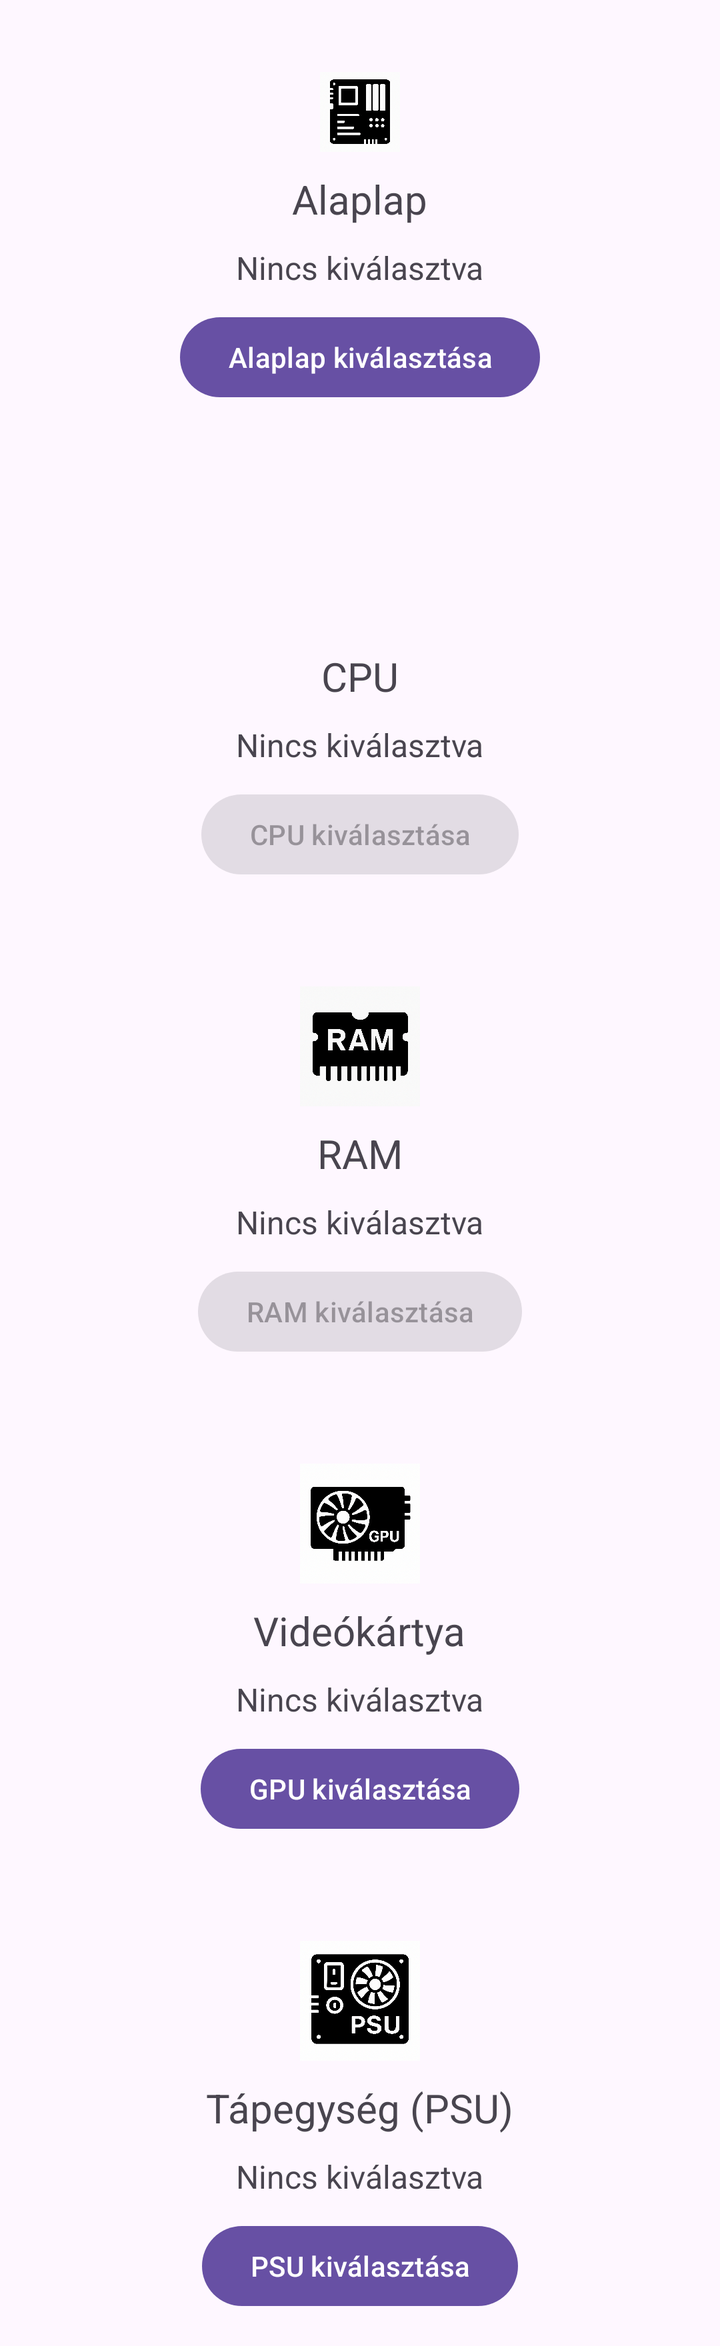
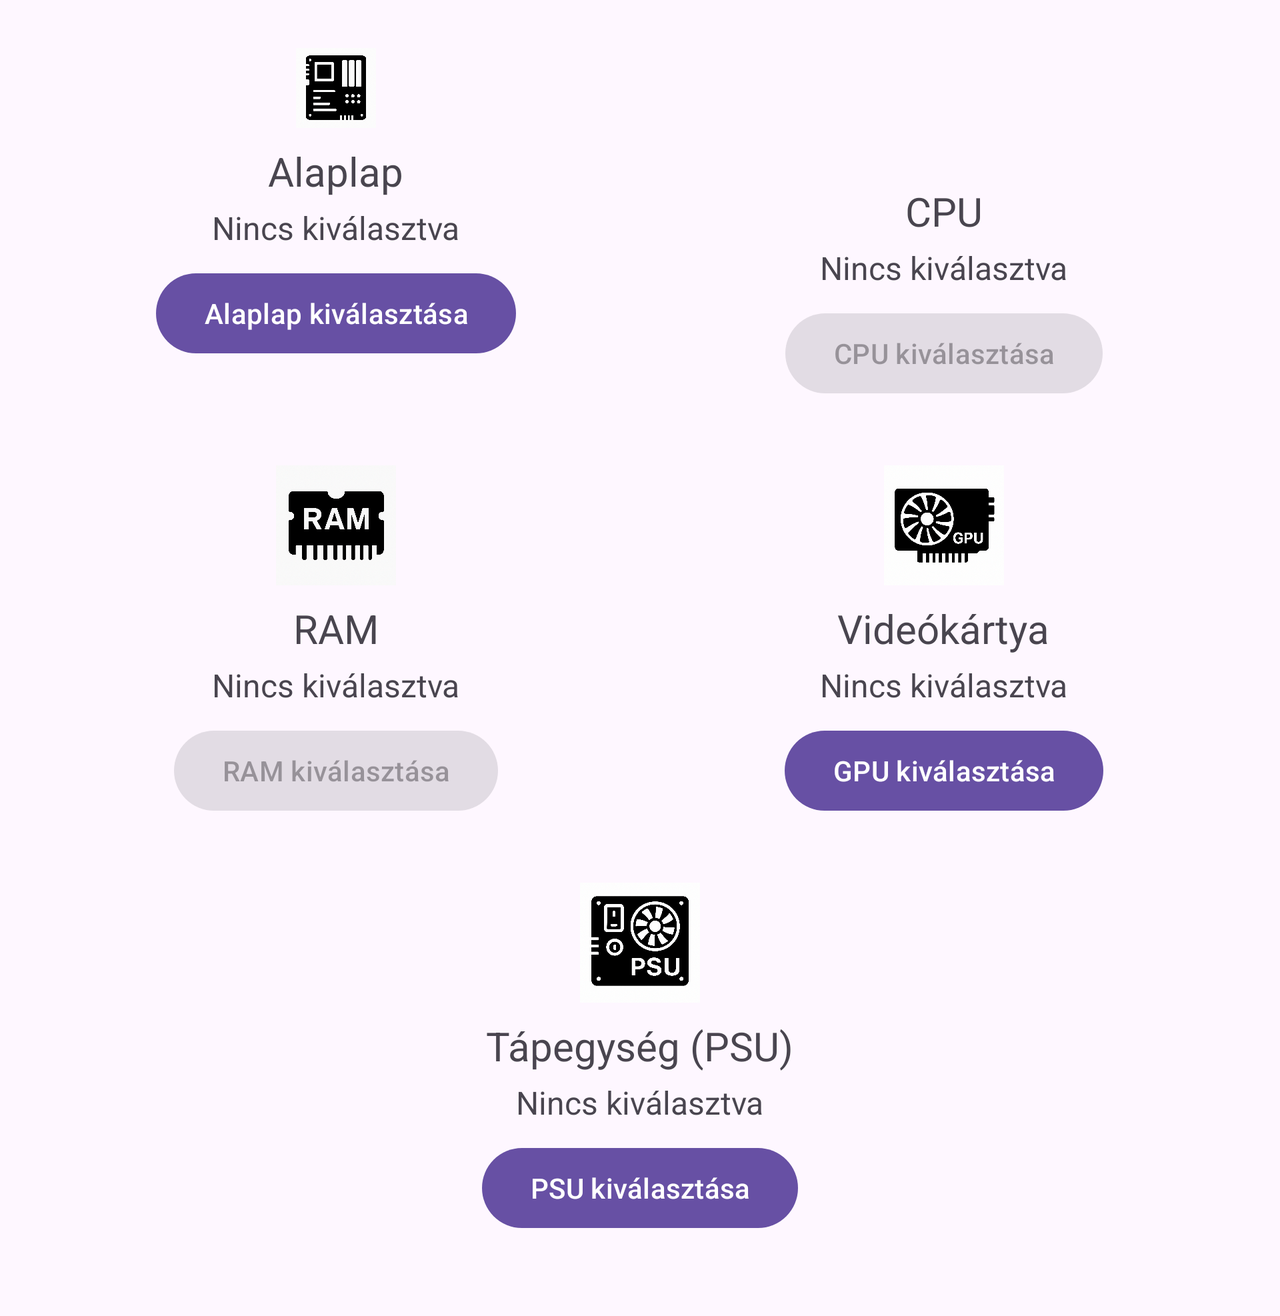

Compare how this app lays out the same screen by default and in its alternative resource folder. The renders come first, then the two layout files and the values they reference.
<!-- AndroidManifest.xml: application theme Theme.HF -->
<!-- res/layout/activity_setup.xml -->
<?xml version="1.0" encoding="utf-8"?>
<ScrollView
    xmlns:android="http://schemas.android.com/apk/res/android"
    xmlns:app="http://schemas.android.com/apk/res-auto"
    xmlns:tools="http://schemas.android.com/tools"
    android:layout_width="match_parent"
    android:id="@+id/main"
    android:layout_height="match_parent"
    tools:context=".activites.SetupActivity">
<androidx.constraintlayout.widget.ConstraintLayout
    xmlns:android="http://schemas.android.com/apk/res/android"
    xmlns:app="http://schemas.android.com/apk/res-auto"
    xmlns:tools="http://schemas.android.com/tools"

    android:layout_width="match_parent"
    android:layout_height="wrap_content"
    tools:context=".activites.SetupActivity">

    
    <LinearLayout
        android:id="@+id/motherboardContainer"
        android:layout_width="350dp"
        android:layout_height="wrap_content"
        android:orientation="vertical"
        android:padding="16dp"
        android:gravity="center"
        android:layout_marginTop="10dp"
        app:layout_constraintTop_toTopOf="parent"
        app:layout_constraintStart_toStartOf="parent"
        app:layout_constraintEnd_toEndOf="parent">

        
        <ImageView
            android:id="@+id/motherboardImage"
            android:layout_width="40dp"
            android:layout_height="40dp"
            android:layout_marginTop="10dp"
            android:src="@drawable/motherboardlogo"
            android:contentDescription="Alaplap" />

        
        <TextView
            android:id="@+id/motherboardLabel"
            android:layout_width="wrap_content"
            android:layout_height="wrap_content"
            android:layout_marginTop="10dp"
            android:text="Alaplap"
            android:textSize="20sp" />

        
        <TextView
            android:id="@+id/selectedMotherboardText"
            android:layout_width="wrap_content"
            android:layout_height="wrap_content"
            android:layout_marginTop="10dp"
            android:text="Nincs kiválasztva"
            android:textSize="16sp" />

        
        <Button
            android:id="@+id/selectMotherboardButton"
            android:layout_width="wrap_content"
            android:layout_height="wrap_content"
            android:layout_marginTop="10dp"
            android:text="Alaplap kiválasztása" />
    </LinearLayout>

    
    <LinearLayout
        android:id="@+id/groupContainer"
        android:layout_width="350dp"
        android:layout_height="wrap_content"
        android:layout_marginTop="10dp"
        android:gravity="center"
        android:orientation="vertical"
        android:padding="16dp"
        app:layout_constraintTop_toBottomOf="@id/motherboardContainer"
        app:layout_constraintStart_toStartOf="parent"
        app:layout_constraintEnd_toEndOf="parent">

        <ImageView
            android:layout_width="60dp"
            android:layout_height="60dp"
            android:layout_marginTop="10dp"
            android:contentDescription="Logo"
            android:src="@drawable/cpulogo" />

        <TextView
            android:id="@+id/cpuLabel"
            android:layout_width="wrap_content"
            android:layout_height="wrap_content"
            android:layout_marginTop="10dp"
            android:text="CPU"
            android:textSize="20sp" />

        <TextView
            android:id="@+id/selectedCpuText"
            android:layout_width="wrap_content"
            android:layout_height="wrap_content"
            android:layout_marginTop="10dp"
            android:text="Nincs kiválasztva"
            android:textSize="16sp" />

        <Button
            android:id="@+id/selectCpuButton"
            android:layout_width="wrap_content"
            android:layout_height="wrap_content"
            android:layout_marginTop="10dp"
            android:enabled="false"
            android:text="CPU kiválasztása" />

    </LinearLayout>
    <LinearLayout
        android:id="@+id/ramContainer"
        android:layout_width="350dp"
        android:layout_height="wrap_content"
        android:layout_marginTop="10dp"
        android:gravity="center"
        android:orientation="vertical"
        android:padding="16dp"
        app:layout_constraintTop_toBottomOf="@id/groupContainer"
        app:layout_constraintStart_toStartOf="parent"
        app:layout_constraintEnd_toEndOf="parent">

        <ImageView
            android:layout_width="60dp"
            android:layout_height="60dp"
            android:layout_marginTop="10dp"
            android:src="@drawable/ramlogo"
            android:contentDescription="RAM" />

        <TextView
            android:id="@+id/ramLabel"
            android:layout_width="wrap_content"
            android:layout_height="wrap_content"
            android:layout_marginTop="10dp"
            android:text="RAM"
            android:textSize="20sp" />

        <TextView
            android:id="@+id/selectedRamText"
            android:layout_width="wrap_content"
            android:layout_height="wrap_content"
            android:layout_marginTop="10dp"
            android:text="Nincs kiválasztva"
            android:textSize="16sp" />

        <Button
            android:id="@+id/selectRamButton"
            android:layout_width="wrap_content"
            android:layout_height="wrap_content"
            android:layout_marginTop="10dp"
            android:text="RAM kiválasztása"
            android:enabled="false" />
    </LinearLayout>
    <LinearLayout
        android:id="@+id/gpuContainer"
        android:layout_width="350dp"
        android:layout_height="wrap_content"
        android:layout_marginTop="10dp"
        android:gravity="center"
        android:orientation="vertical"
        android:padding="16dp"
        app:layout_constraintTop_toBottomOf="@id/ramContainer"
        app:layout_constraintStart_toStartOf="parent"
        app:layout_constraintEnd_toEndOf="parent">

        <ImageView
            android:layout_width="60dp"
            android:layout_height="60dp"
            android:layout_marginTop="10dp"
            android:src="@drawable/gpulogo"
            android:contentDescription="GPU" />

        <TextView
            android:id="@+id/gpuLabel"
            android:layout_width="wrap_content"
            android:layout_height="wrap_content"
            android:layout_marginTop="10dp"
            android:text="Videókártya"
            android:textSize="20sp" />

        <TextView
            android:id="@+id/selectedGpuText"
            android:layout_width="wrap_content"
            android:layout_height="wrap_content"
            android:layout_marginTop="10dp"
            android:text="Nincs kiválasztva"
            android:textSize="16sp" />

        <Button
            android:id="@+id/selectGpuButton"
            android:layout_width="wrap_content"
            android:layout_height="wrap_content"
            android:layout_marginTop="10dp"
            android:text="GPU kiválasztása" />
    </LinearLayout>
    <LinearLayout
        android:id="@+id/psuContainer"
        android:layout_width="350dp"
        android:layout_height="wrap_content"
        android:layout_marginTop="10dp"
        android:gravity="center"
        android:orientation="vertical"
        android:padding="16dp"
        app:layout_constraintTop_toBottomOf="@id/gpuContainer"
        app:layout_constraintStart_toStartOf="parent"
        app:layout_constraintEnd_toEndOf="parent">

        <ImageView
            android:layout_width="60dp"
            android:layout_height="60dp"
            android:layout_marginTop="10dp"
            android:src="@drawable/psulogo"
            android:contentDescription="PSU" />

        <TextView
            android:id="@+id/psuLabel"
            android:layout_width="wrap_content"
            android:layout_height="wrap_content"
            android:layout_marginTop="10dp"
            android:text="Tápegység (PSU)"
            android:textSize="20sp" />

        <TextView
            android:id="@+id/selectedPsuText"
            android:layout_width="wrap_content"
            android:layout_height="wrap_content"
            android:layout_marginTop="10dp"
            android:text="Nincs kiválasztva"
            android:textSize="16sp" />

        <Button
            android:id="@+id/selectPsuButton"
            android:layout_width="wrap_content"
            android:layout_height="wrap_content"
            android:layout_marginTop="10dp"
            android:text="PSU kiválasztása" />
    </LinearLayout>

</androidx.constraintlayout.widget.ConstraintLayout>
</ScrollView>
<!-- resources referenced by this layout -->
<resources>
  <!-- drawable gpulogo: png bitmap (drawable, 747317 bytes) -->
  <!-- drawable motherboardlogo: png bitmap (drawable, 647419 bytes) -->
  <!-- drawable psulogo: png bitmap (drawable, 659766 bytes) -->
  <!-- drawable ramlogo: png bitmap (drawable, 825743 bytes) -->
  <!-- from res/values-v23/ -->
  <style name="Theme.HF" parent="Base.Theme.HF">
      
      <item name="android:navigationBarColor">@android:color/transparent</item>
      <item name="android:statusBarColor">@android:color/transparent</item>
      <item name="android:windowLightStatusBar">?attr/isLightTheme</item>
    </style>
  <style name="Base.Theme.HF" parent="Theme.Material3.DayNight.NoActionBar">
          
          
      </style>
</resources>
<!-- res/layout-land/activity_setup.xml (the repository's variant of the layout above) -->
<!-- drawn on the phone turned sideways -->
<?xml version="1.0" encoding="utf-8"?>
<ScrollView
    xmlns:android="http://schemas.android.com/apk/res/android"
    android:layout_width="match_parent"
    android:id="@+id/main"
    android:layout_height="match_parent">

    
    <LinearLayout
        android:layout_width="match_parent"
        android:layout_height="wrap_content"
        android:orientation="vertical"
        android:padding="16dp">

        
        <LinearLayout
            android:layout_width="match_parent"
            android:layout_height="wrap_content"
            android:orientation="horizontal"
            android:weightSum="2"
            android:layout_marginBottom="16dp">

            
            <LinearLayout
                android:id="@+id/motherboardContainer"
                android:layout_width="0dp"
                android:layout_weight="1"
                android:layout_height="wrap_content"
                android:orientation="vertical"
                android:gravity="center"
                android:padding="8dp">

                <ImageView
                    android:id="@+id/motherboardImage"
                    android:layout_width="40dp"
                    android:layout_height="40dp"
                    android:src="@drawable/motherboardlogo"
                    android:contentDescription="Alaplap" />

                <TextView
                    android:id="@+id/motherboardLabel"
                    android:layout_marginTop="8dp"
                    android:text="Alaplap"
                    android:layout_height="wrap_content"
                    android:layout_width="wrap_content"
                    android:textSize="20sp" />

                <TextView
                    android:id="@+id/selectedMotherboardText"
                    android:layout_marginTop="4dp"
                    android:text="Nincs kiválasztva"
                    android:layout_height="wrap_content"
                    android:layout_width="wrap_content"
                    android:textSize="16sp" />

                <Button
                    android:id="@+id/selectMotherboardButton"
                    android:layout_marginTop="8dp"
                    android:layout_height="wrap_content"
                    android:layout_width="wrap_content"
                    android:text="Alaplap kiválasztása" />
            </LinearLayout>

            
            <LinearLayout
                android:id="@+id/groupContainer"
                android:layout_width="0dp"
                android:layout_weight="1"
                android:layout_height="wrap_content"
                android:orientation="vertical"
                android:gravity="center"
                android:padding="8dp">

                <ImageView
                    android:layout_width="60dp"
                    android:layout_height="60dp"
                    android:src="@drawable/cpulogo"
                    android:contentDescription="CPU" />

                <TextView
                    android:id="@+id/cpuLabel"
                    android:layout_marginTop="8dp"
                    android:text="CPU"
                    android:layout_height="wrap_content"
                    android:layout_width="wrap_content"
                    android:textSize="20sp" />

                <TextView
                    android:id="@+id/selectedCpuText"
                    android:layout_marginTop="4dp"
                    android:text="Nincs kiválasztva"
                    android:layout_height="wrap_content"
                    android:layout_width="wrap_content"
                    android:textSize="16sp" />

                <Button
                    android:id="@+id/selectCpuButton"
                    android:layout_marginTop="8dp"
                    android:enabled="false"
                    android:layout_height="wrap_content"
                    android:layout_width="wrap_content"
                    android:text="CPU kiválasztása" />
            </LinearLayout>
        </LinearLayout>

        
        <LinearLayout
            android:layout_width="match_parent"
            android:layout_height="wrap_content"
            android:orientation="horizontal"
            android:weightSum="2"
            android:layout_marginBottom="16dp">

            
            <LinearLayout
                android:id="@+id/ramContainer"
                android:layout_width="0dp"
                android:layout_weight="1"
                android:layout_height="wrap_content"
                android:orientation="vertical"
                android:gravity="center"
                android:padding="8dp">

                <ImageView
                    android:layout_width="60dp"
                    android:layout_height="60dp"
                    android:src="@drawable/ramlogo"
                    android:contentDescription="RAM" />

                <TextView
                    android:id="@+id/ramLabel"
                    android:layout_marginTop="8dp"
                    android:layout_height="wrap_content"
                    android:layout_width="wrap_content"
                    android:text="RAM"
                    android:textSize="20sp" />

                <TextView
                    android:id="@+id/selectedRamText"
                    android:layout_marginTop="4dp"
                    android:layout_height="wrap_content"
                    android:layout_width="wrap_content"
                    android:text="Nincs kiválasztva"
                    android:textSize="16sp" />

                <Button
                    android:id="@+id/selectRamButton"
                    android:layout_marginTop="8dp"
                    android:layout_height="wrap_content"
                    android:layout_width="wrap_content"
                    android:enabled="false"
                    android:text="RAM kiválasztása" />
            </LinearLayout>

            
            <LinearLayout
                android:id="@+id/gpuContainer"
                android:layout_width="0dp"
                android:layout_weight="1"
                android:layout_height="wrap_content"
                android:orientation="vertical"
                android:gravity="center"
                android:padding="8dp">

                <ImageView
                    android:layout_width="60dp"
                    android:layout_height="60dp"
                    android:src="@drawable/gpulogo"
                    android:contentDescription="GPU" />

                <TextView
                    android:id="@+id/gpuLabel"
                    android:layout_marginTop="8dp"
                    android:text="Videókártya"
                    android:layout_height="wrap_content"
                    android:layout_width="wrap_content"
                    android:textSize="20sp" />

                <TextView
                    android:id="@+id/selectedGpuText"
                    android:layout_height="wrap_content"
                    android:layout_width="wrap_content"
                    android:layout_marginTop="4dp"
                    android:text="Nincs kiválasztva"
                    android:textSize="16sp" />

                <Button
                    android:id="@+id/selectGpuButton"
                    android:layout_height="wrap_content"
                    android:layout_width="wrap_content"
                    android:layout_marginTop="8dp"
                    android:text="GPU kiválasztása" />
            </LinearLayout>
        </LinearLayout>

        
        <LinearLayout
            android:layout_width="match_parent"
            android:layout_height="wrap_content"
            android:orientation="horizontal"
            android:weightSum="1"
            android:layout_marginBottom="16dp">

            
            <LinearLayout
                android:id="@+id/psuContainer"
                android:layout_width="0dp"
                android:layout_weight="1"
                android:layout_height="wrap_content"
                android:orientation="vertical"
                android:gravity="center"
                android:padding="8dp">

                <ImageView
                    android:layout_width="60dp"
                    android:layout_height="60dp"
                    android:src="@drawable/psulogo"
                    android:contentDescription="PSU" />

                <TextView
                    android:id="@+id/psuLabel"
                    android:layout_height="wrap_content"
                    android:layout_width="wrap_content"
                    android:layout_marginTop="8dp"
                    android:text="Tápegység (PSU)"
                    android:textSize="20sp" />

                <TextView
                    android:id="@+id/selectedPsuText"
                    android:layout_marginTop="4dp"
                    android:layout_height="wrap_content"
                    android:layout_width="wrap_content"
                    android:text="Nincs kiválasztva"
                    android:textSize="16sp" />

                <Button
                    android:id="@+id/selectPsuButton"
                    android:layout_marginTop="8dp"
                    android:layout_height="wrap_content"
                    android:layout_width="wrap_content"
                    android:text="PSU kiválasztása" />
            </LinearLayout>

            
            <View
                android:layout_width="0dp"
                android:layout_weight="1"
                android:layout_height="wrap_content" />
        </LinearLayout>

    </LinearLayout>
</ScrollView>
